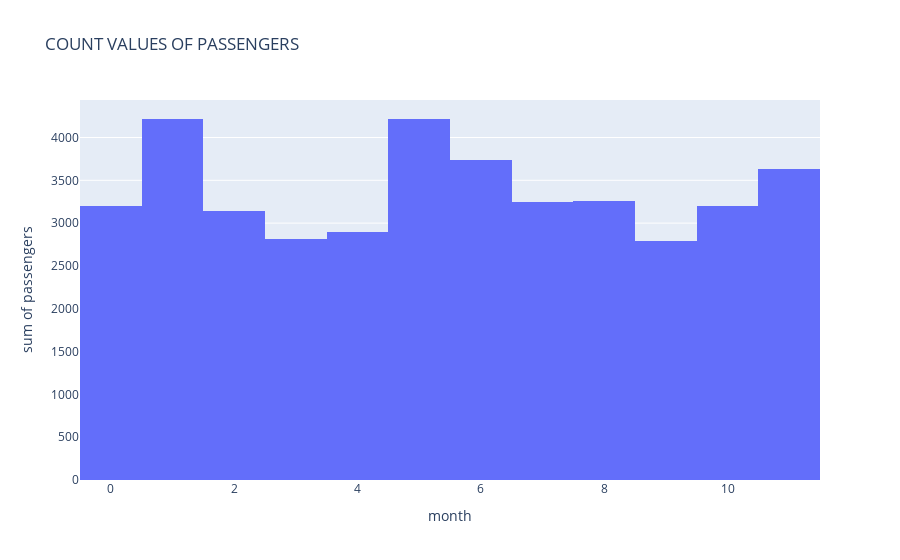

Notebook source saved alongside this figure:
### Code cell
px.histogram(df, x='month', y='passengers', title='COUNT VALUES OF PASSENGERS')

### Figure 1 — Plotly figure (JSON) as saved in the notebook; plotly's stock layout.template omitted (floating-point values rounded to 4 significant figures; data arrays with more than 128 entries replaced by an {"elided": "..."} marker saying what was removed)
{"data": [{"alignmentgroup": "True", "bingroup": "x", "histfunc": "sum", "hovertemplate": "month=%{x}<br>sum of passengers=%{y}<extra></extra>", "legendgroup": "", "marker": {"color": "#636efa", "pattern": {"shape": ""}}, "name": "", "offsetgroup": "", "orientation": "v", "showlegend": false, "type": "histogram", "x": {"elided": "144 int values"}, "xaxis": "x", "y": {"elided": "144 int values"}, "yaxis": "y"}], "layout": {"barmode": "relative", "legend": {"tracegroupgap": 0}, "title": {"text": "COUNT VALUES OF PASSENGERS"}, "xaxis": {"anchor": "y", "domain": [0, 1], "title": {"text": "month"}}, "yaxis": {"anchor": "x", "domain": [0, 1], "title": {"text": "sum of passengers"}}}}
